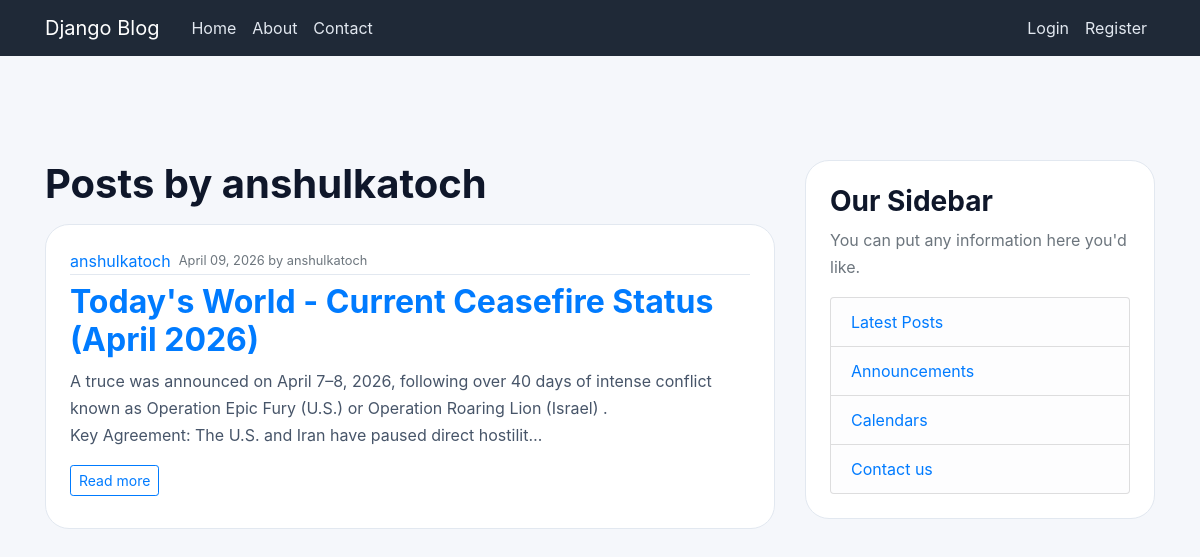
The app's page /user/anshulkatoch/ with its own data.
### blog/models.py (models this page shows, shortened)
class Posts(models.Model):
    title = models.CharField(max_length=200)
    content = models.TextField()
    date_posted = models.DateTimeField(default=timezone.now)
    author = models.ForeignKey(User, on_delete=models.CASCADE)

### blog/views.py (the view)
# urls.py: path('user/<str:username>/', UserPostListView.as_view(), name='user_posts'),
class UserPostListView(ListView):
    model = Posts
    template_name = 'blog/user_posts.html'
    context_object_name = 'posts'
    paginate_by = 5
    def get_queryset(self):
        self.author = get_object_or_404(User, username=self.kwargs.get('username'))
        return Posts.objects.filter(author=self.author).order_by('-date_posted')
    def get_context_data(self, **kwargs):
        context = super().get_context_data(**kwargs)
        context['author'] = self.author
        return context

### blog/templates/blog/user_posts.html (shortened to what this page needs)
{% extends 'blog/base.html' %}
{% block content %}
<h1 class="mb-3">
    Posts by {{ author.username }}
</h1>
  {% if posts %}
    {% for post in posts %}
      <article class="media content-section mb-4">
        <div class="row">
          <div class="media-body col-md-12">
            <div class="article-metadata mb-2 d-flex align-items-center gap-2">
               <a class="mr-2 text-decoration-none" href="{% url 'user_posts' post.author.username %}">{{ post.author }}</a>
              <small class="text-muted">{{ post.date_posted|date:"F d, Y" }} by {{ post.author.username }}</small>
            </div>
            <h2 class="mt-2"><a href="{% url 'post-detail' post.pk %}">{{ post.title }}</a></h2>
            <p class="article-content">{{ post.content|truncatechars:220 }}</p>
            <a class="btn btn-sm btn-outline-primary mb-2" href="{% url 'post-detail' post.pk %}">Read more</a>
          </div>
        </div>
      </article>
    {% endfor %}
  {% else %}
    <p>No posts are available yet.</p>
  {% endif %}
{% endblock %}

### blog/static/blog/main.css (style rules this page uses)
body { background: #f5f7fb; color: #1f2937; margin-top: 5rem; font-family: 'Inter', 'Segoe UI', system-ui, -apple-system, BlinkMacSystemFont, 'Segoe UI', sans-serif; }
p { color: #475569; line-height: 1.7; }
h1, h2, h3, h4, h5, h6 { color: #0f172a; font-weight: 700; }
.content-section { background: #ffffff; padding: 24px; border-radius: 24px; border: 1px solid #e2e8f0; margin-bottom: 24px; }
.article-content { white-space: pre-line; }
.article-metadata { padding-bottom: 1px; margin-bottom: 4px; border-bottom: 1px solid #e2e8f0; }

### records on screen
Posts: author "anshulkatoch", date_posted "April 09, 2026", author.username "anshulkatoch", title "Today's World - Current Ceasefire Status (April 2026)", content "A truce was announced on April 7–8, 2026, following over 40 days of intense conflict known as Operation Epic Fury (U.S.) or Operation Roaring Lion (Israel) . Key Agreement: The U.S. and Iran have paused direct hostilit…"

### other values on screen
{{ author.username }} "anshulkatoch"
